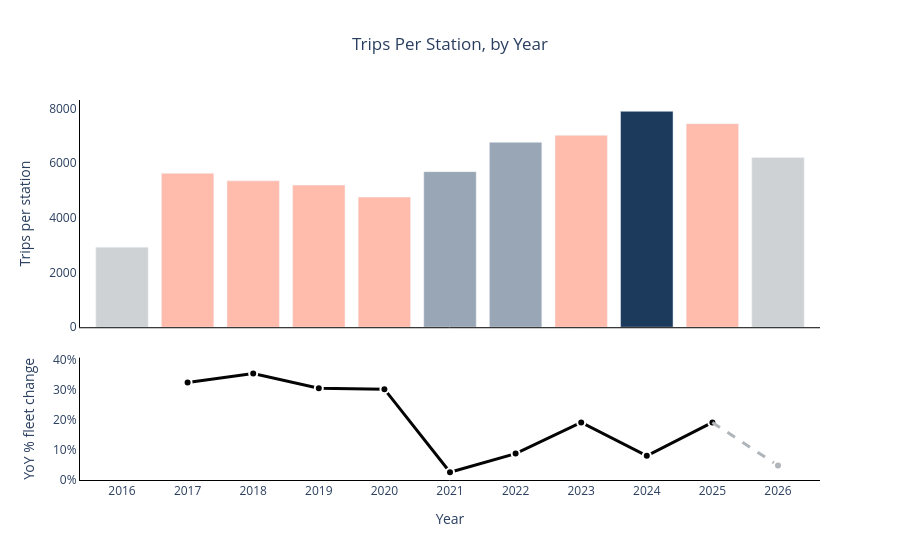

Notebook cell for this chart:
### Code cell
from plotly.subplots import make_subplots

bar_colors = [
    '#B0B5BA' if y in (2016, 2026) else ('#FF6B4A' if p >= 0.10 else '#1B3A5C')
    for y, p in zip(trips_per_station['year'], trips_per_station['yoy_fleet_pct_change'])
]

cycle_stage = [
    'Incomplete year' if y in (2016, 2026) else (
        'Expansion — fleet growing fast' if p >= 0.10 else 'Absorption — demand catching up'
    )
    for y, p in zip(trips_per_station['year'], trips_per_station['yoy_fleet_pct_change'])
]
bar_opacities = [
    1.0 if y == 2024 else (0.6 if y in (2016, 2026) else 0.45)
    for y in trips_per_station['year']
]

fig_trips_per_station = make_subplots(
    rows=2, cols=1,
    shared_xaxes=True,
    vertical_spacing=0.08,
    row_heights=[0.65, 0.35],
)

fig_trips_per_station.add_trace(go.Bar(
    x=trips_per_station['year'],
    y=trips_per_station['trips_per_station'],
    marker=dict(color=bar_colors, opacity=bar_opacities),
    name='Trips per station',
    customdata=cycle_stage,
    hovertemplate='<b>Year:</b> %{x}<br><b>Value:</b> %{y:,.0f}<br><b>Stage:</b> %{customdata}<extra></extra>',
), row=1, col=1)

tps_line = trips_per_station[trips_per_station['year'] <= 2025]
connector = trips_per_station[trips_per_station['year'].isin([2025, 2026])]
last_point = trips_per_station[trips_per_station['year'] == 2026]

fig_trips_per_station.add_trace(go.Scatter(
    x=tps_line['year'],
    y=tps_line['yoy_fleet_pct_change'] * 100,
    mode='lines+markers',
    line=dict(color="#040404", width=3),
    marker=dict(color="#040404", size=8, line=dict(color='white', width=2)),
    name='YoY % fleet change',
    hovertemplate='<b>Year:</b> %{x}<br><b>Percentage:</b> %{y:.1f}%<extra></extra>',
), row=2, col=1)

fig_trips_per_station.add_trace(go.Scatter(
    x=connector['year'],
    y=connector['yoy_fleet_pct_change'] * 100,
    mode='lines',
    line=dict(color='#B0B5BA', width=3, dash='dash'),
    showlegend=False,
    hoverinfo='skip',
), row=2, col=1)

fig_trips_per_station.add_trace(go.Scatter(
    x=last_point['year'],
    y=last_point['yoy_fleet_pct_change'] * 100,
    mode='markers',
    marker=dict(color='#B0B5BA', size=8, line=dict(color='white', width=2)),
    showlegend=False,
    hovertemplate='<b>Year:</b> %{x}<br><b>Percentage:</b> %{y:.1f}%<extra></extra>',
), row=2, col=1)

pct_max = (trips_per_station['yoy_fleet_pct_change'] * 100).max()

fig_trips_per_station.update_layout(
    title=dict(text='Trips Per Station, by Year', x=0.5),
    showlegend=False,
    hoverlabel=dict(bgcolor='#FFF8E7', bordercolor='#D9A440', font=dict(color='#1a1a1a', size=13)),
    plot_bgcolor='white',
    paper_bgcolor='white',
    autosize=True,
)

fig_trips_per_station.update_xaxes(showgrid=False, showline=True, linecolor='black', tickmode='array', tickvals=trips_per_station['year'], row=1, col=1)
fig_trips_per_station.update_xaxes(title='Year', showgrid=False, showline=True, linecolor='black', tickmode='array', tickvals=trips_per_station['year'], row=2, col=1)
fig_trips_per_station.update_yaxes(title='Trips per station', showgrid=False, showline=True, linecolor='black', row=1, col=1)
fig_trips_per_station.update_yaxes(title='YoY % fleet change', showgrid=False, showline=True, linecolor='black', ticksuffix='%', range=[0, pct_max * 1.15], row=2, col=1)

fig_trips_per_station.write_html(
    'trips_per_station_chart.html',
    include_plotlyjs='cdn',
    full_html=True,
    default_width='100%',
    default_height='100%',
    config={'responsive': True},
)

fig_trips_per_station

### Figure 1 — Plotly figure (JSON) as saved in the notebook; plotly's stock layout.template omitted (floating-point values rounded to 4 significant figures)
{"data": [{"customdata": ["Incomplete year", "Expansion — fleet growing fast", "Expansion — fleet growing fast", "Expansion — fleet growing fast", "Expansion — fleet growing fast", "Absorption — demand catching up", "Absorption — demand catching up", "Expansion — fleet growing fast", "Absorption — demand catching up", "Expansion — fleet growing fast", "Incomplete year"], "hovertemplate": "<b>Year:</b> %{x}<br><b>Value:</b> %{y:,.0f}<br><b>Stage:</b> %{customdata}<extra></extra>", "marker": {"color": ["#B0B5BA", "#FF6B4A", "#FF6B4A", "#FF6B4A", "#FF6B4A", "#1B3A5C", "#1B3A5C", "#FF6B4A", "#1B3A5C", "#FF6B4A", "#B0B5BA"], "opacity": [0.6, 0.45, 0.45, 0.45, 0.45, 0.45, 0.45, 0.45, 1, 0.45, 0.6]}, "name": "Trips per station", "type": "bar", "x": [2016, 2017, 2018, 2019, 2020, 2021, 2022, 2023, 2024, 2025, 2026], "xaxis": "x", "y": [2928.0, 5632.0, 5356.0, 5201.0, 4762.0, 5693.0, 6768.0, 7022.0, 7898.0, 7449.0, 6210.0], "yaxis": "y"}, {"hovertemplate": "<b>Year:</b> %{x}<br><b>Percentage:</b> %{y:.1f}%<extra></extra>", "line": {"color": "#040404", "width": 3}, "marker": {"color": "#040404", "line": {"color": "white", "width": 2}, "size": 8}, "mode": "lines+markers", "name": "YoY % fleet change", "type": "scatter", "x": [2016, 2017, 2018, 2019, 2020, 2021, 2022, 2023, 2024, 2025], "xaxis": "x2", "y": [NaN, 32.5, 35.5, 30.6, 30.3, 2.6, 8.8, 19.2, 8.1, 19.2], "yaxis": "y2"}, {"hoverinfo": "skip", "line": {"color": "#B0B5BA", "dash": "dash", "width": 3}, "mode": "lines", "showlegend": false, "type": "scatter", "x": [2025, 2026], "xaxis": "x2", "y": [19.2, 4.8], "yaxis": "y2"}, {"hovertemplate": "<b>Year:</b> %{x}<br><b>Percentage:</b> %{y:.1f}%<extra></extra>", "marker": {"color": "#B0B5BA", "line": {"color": "white", "width": 2}, "size": 8}, "mode": "markers", "showlegend": false, "type": "scatter", "x": [2026], "xaxis": "x2", "y": [4.8], "yaxis": "y2"}], "layout": {"autosize": true, "hoverlabel": {"bgcolor": "#FFF8E7", "bordercolor": "#D9A440", "font": {"color": "#1a1a1a", "size": 13}}, "paper_bgcolor": "white", "plot_bgcolor": "white", "showlegend": false, "title": {"text": "Trips Per Station, by Year", "x": 0.5}, "xaxis": {"anchor": "y", "domain": [0, 1], "linecolor": "black", "matches": "x2", "showgrid": false, "showline": true, "showticklabels": false, "tickmode": "array", "tickvals": [2016, 2017, 2018, 2019, 2020, 2021, 2022, 2023, 2024, 2025, 2026]}, "xaxis2": {"anchor": "y2", "domain": [0, 1], "linecolor": "black", "showgrid": false, "showline": true, "tickmode": "array", "tickvals": [2016, 2017, 2018, 2019, 2020, 2021, 2022, 2023, 2024, 2025, 2026], "title": {"text": "Year"}}, "yaxis": {"anchor": "x", "domain": [0.402, 1], "linecolor": "black", "showgrid": false, "showline": true, "title": {"text": "Trips per station"}}, "yaxis2": {"anchor": "x2", "domain": [0, 0.322], "linecolor": "black", "range": [0, 40.82], "showgrid": false, "showline": true, "ticksuffix": "%", "title": {"text": "YoY % fleet change"}}}}
